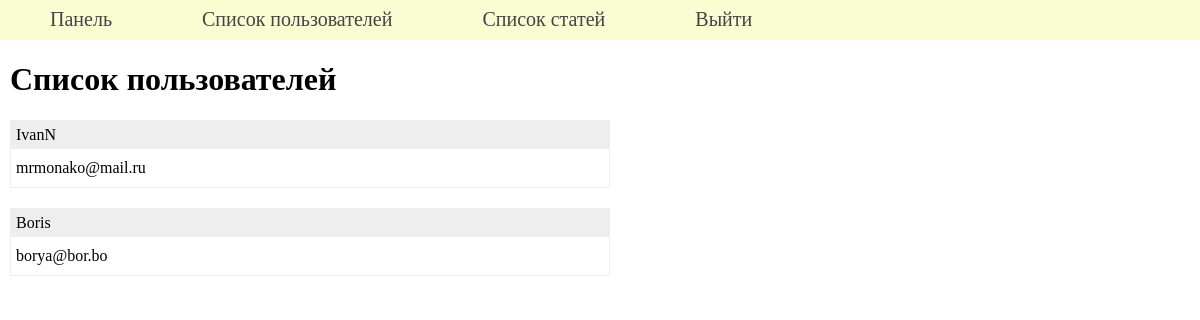
The app's page /admin/list-users (signed in) with its own data.
### tables this page shows
CREATE TABLE users (
id integer PRIMARY KEY AUTOINCREMENT,
name text NOT NULL,
email text NOT NULL,
psw text NOT NULL,
avatar BLOB DEFAULT NULL,
time integer NOT NULL
);

### admin/admin.py (the view)
@admin.route('list-users')
def listusers():
    if not isLogged():
        return redirect(url_for('.login'))
    list = []
    if db:
        try:
            cur = db.cursor()
            cur.execute(f"SELECT name, email FROM users")
            list = cur.fetchall()
        except sqlite3.Error as e:
            print('Ошибка подключения к БД', str(e))
    return render_template('admin/listusers.html', title='Список пользователей', menu=menu, list=list)

### FDataBase.py (called while the page is built)
    def getUser(self, user_id):
        try:
            self.__cur.execute(f'SELECT * FROM users WHERE id = {user_id} LIMIT 1')
            res = self.__cur.fetchone()
            if not res:
                print('Пользователь не найден')
                return False
            return res
        except sqlite3.Error as e:
            print("Ошибка получения данных из БД", str(e))
        return False

### UserLogin.py (called while the page is built)
    def fromDB(self, user_id, db):
        self.__user = db.getUser(user_id)
        return self

### admin/admin.py (called while the page is built)
@admin.before_request
def before_request():
    global db
    db = g.get('link_db')

@admin.teardown_request
def teardown_request(request):
    global db
    db = None
    return request

def isLogged():
    return True if session.get('admin_logged') else False

### main.py (called while the page is built)
@login_manager.user_loader
def load_user(user_id):
    return UserLogin().fromDB(user_id, DBASE)

def connect_db():
    conn = sqlite3.connect(app.config['DATABASE'])
    conn.row_factory = sqlite3.Row
    return conn

def get_db():
    if not hasattr(g, 'link_db'):
        g.link_db = connect_db()
    return g.link_db

@app.before_request
def before_request():
    global DBASE
    db = get_db()
    DBASE = FDataBase(db)

### admin/templates/admin/listusers.html (shortened to what this page needs)
{% extends 'admin/base_admin.html' %}
{% block content %}
<h1>{{title}}</h1>
<ul class="list-posts">
{% for p in list %}
<li>
<p class="title">{{p.name}}</p>
<p class="annonce">{{ p.email }}</p>
</li>
{% endfor %}
</ul>
{% endblock %}

### admin/static/css/styles.css (style rules this page uses)
html, body { width: 100%; height: 100%; margin: 0; padding: 0; }
ul.list-posts { list-style: none; margin: 0; padding: 0; max-width: 600px; }
ul.list-posts li { margin: 20px 0 0 0; border: 1px solid #eee; }
ul.list-posts .title { margin: 0; padding: 5px; background: #eee; }
ul.list-posts .annonce { margin: 0; padding: 10px 5px 10px 5px; }

### records on screen
users: name "IvanN", email "mrmonako@mail.ru"
users: name "Boris", email "borya@bor.bo"

### other values on screen
{{ p.title }} "Панель" "Список пользователей" "Список статей" "Выйти"
{{ title }} "Список пользователей"
